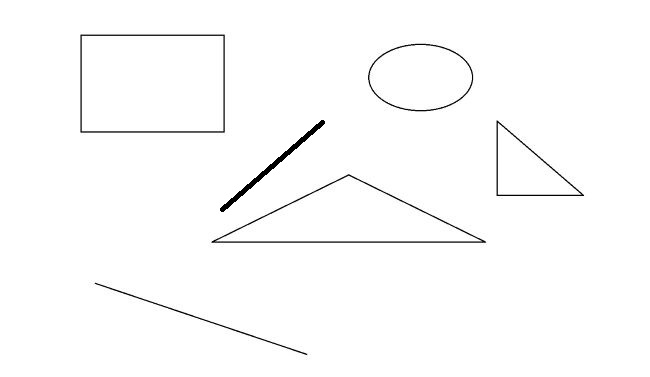
#> input picture mainShapes1.jpg, 650 x 377 px
$ python main.py
#> lines starting #> are read from the running program, lines starting #| are printed output that depends on the picture; after the words box and inside, x2 and y2 are one past the last pixel; in counts of white or black regions, pixels touching at a corner belong together
import numpy as np
import cv2

# read image
img = cv2.imread('mainShapes1.jpg', cv2.IMREAD_COLOR)
#> img is the input picture: shape (377, 650, 3); min 0, max 255, mean 251.8
# convert image to grayscale
imgGrey = cv2.cvtColor(img, cv2.COLOR_BGR2GRAY)
# apply thresholding to greyscale image
_, thresholdedImg = cv2.threshold(imgGrey, 240, 255, cv2.THRESH_BINARY)
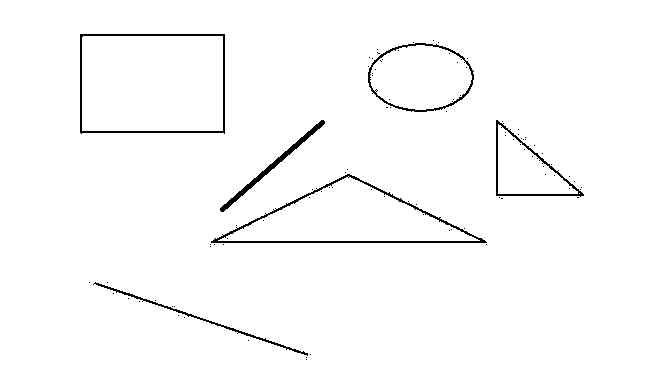
#> thresholdedImg: shape (377, 650); 98.1% white; black in thin lines or dots, all inside (x1, y1, x2, y2) = (80, 34, 584, 360)

# find contours and hierarchy
contours, hierarchy = cv2.findContours(thresholdedImg, cv2.RETR_TREE, cv2.CHAIN_APPROX_NONE)
#> contours = 127 contours, 116 with area under 20; largest, box (x1, y1, x2, y2) and area: (0, 0, 650, 377) 244024, (79, 33, 226, 135) 14600, (82, 36, 223, 131) 13160, (210, 173, 488, 244) 10066, (218, 176, 480, 241) 8282
# initialize shapesArray
shapes = []
i = -1
b = 0
shapesCount = 0
# append shapes that have area bigger than 100
for shape in contours:
    if cv2.contourArea(shape) < 100:
        continue
    else:
        shapesCount += 1
#> this loop made 127 passes
#> shape on passes 2 to 13: [[305, 359], [306, 358], [307, 359], [306, 360]], [[305, 357], [306, 356], [307, 357], [306, 358]], [[309, 354], [310, 353], [311, 354], [310, 355]], [[247, 340], [248, 339], [249, 340], [248, 341]], [[236, 333], [237, 332], [238, 333], [237, 334]], [[183, 317], [184, 316], [185, 317], [184, 318]], [[177, 315], [178, 314], [179, 315], [178, 316]], [[173, 306], [174, 305], [175, 306], [174, 307]], [[171, 306], [172, 305], [173, 306], [172, 307]], [[141, 301], [142, 300], [143, 301], [142, 302]], [[138, 301], [139, 300], [140, 301], [139, 302]], [[154, 300], [155, 299], [156, 300], [155, 301]]
#> after the loop, shapesCount = 11
shapesNames = ["" for y in range(shapesCount)]
for shape in contours:
    i += 1
    child = hierarchy[0][i][2]
    parent = np.intc(hierarchy[0][i][3])
    grandchild = np.intc(hierarchy[0][child][2])
    nCount = 0
    nextNeighbor = grandchild
    # find number of edges
    approx = cv2.approxPolyDP(shape, 0.035 * cv2.arcLength(shape, True), True)
    edgesCount = len(approx)

    # find number of children inside an object to determine if it's a face
    while True:
        nextNeighbor = np.intc(hierarchy[0][nextNeighbor][0])
        if nextNeighbor == -1:
            break
        else:
            if cv2.contourArea(contours[nextNeighbor]) > 100:
                nCount += 1

    # if area < 60 or it's an inner shape ignore
    if cv2.contourArea(shape) < 60 or parent != 0:
        continue
    else:
        if edgesCount == 3:
            shapesNames[b] = "Triangle"  # 3 edges -----> triangle
        elif edgesCount < 3:
            shapesNames[b] = "Line"      # less than 3 edges -----> line
        elif edgesCount == 4:
            # get 4 edges shape dimensions
            (x, y, w, h) = cv2.boundingRect(approx)
            # find the ratio between two edges
            ratio = w / float(h)
            if child != -1:
                if nCount <= 2:     # if nCount is less or equal two then it's not a face
                    if cv2.contourArea(shape) > 500:
                        shapesNames[b] = "Square" if 0.95 <= ratio <= 1.05 else "Rectangle"   # 4 edges -----> rectangle or square if ratio is close to 1
                else:
                    shapesNames[b] = "Face"
            else:
                shapesNames[b] = "curve"    # if the 4 edges shape does not have an inner edge then it's a curve
        elif edgesCount > 5:
            approxCircle = cv2.approxPolyDP(shape, 0.01 * cv2.arcLength(shape, True), True)
            if child != -1:
                if len(approxCircle) > 10:
                    if nCount <= 2:
                        shapesNames[b] = "Circle"
                    else:
                        shapesNames[b] = "Face"
            else:
                shapesNames[b] = "curve"    # if the 5 edges shape does not have an inner edge then it's a curve
        else:
            shapesNames[b] = "curve"        # if it's not a line triangle rectangle square or a circle then it's a curve
        xx, yy = approx[0][0]               # get location of object to write text
        cv2.putText(img, shapesNames[b], (xx, yy - 5), cv2.FONT_HERSHEY_PLAIN, 1, (0, 0, 0), 1)
        b += 1
#> this loop made 127 passes
#> (child, parent, grandchild, edgesCount, x, y, w) on pass 126: (126, 0, -1, 4, 79, 33, 147)
#> (child, parent, grandchild, approx, edgesCount, xx, yy) on passes 18, 43: (-1, 0, -1, [[93, 283], [308, 355]], 2, 93, 283), (43, 0, 44, [[210, 241], [349, 173], [487, 242]], 3, 210, 241)
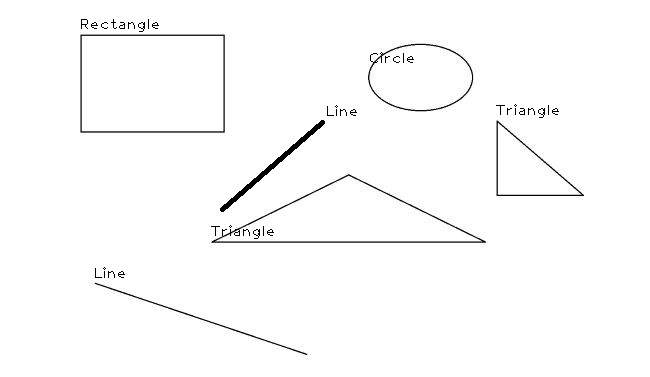
#> img: shape (377, 650, 3); 0.27% of pixels changed, all inside (x1, y1, x2, y2) = (81, 19, 559, 278)
#> after the loop, b = 6; i = 126; shapesNames = ['Line', 'Triangle', 'Triangle', 'Line', 'Circle', 'Rectangle', '', '', '', '', '']
i = -1
for j in range(shapesCount):
    shapesNames[j] = ""
#> after the loop, shapesNames = ['', '', '', '', '', '', '', '', '', '', '']
b = 0
eyeCount = 0

# find inner objects
for shape in contours:
    i += 1
    child = np.intc(hierarchy[0][i][2])
    parent = np.intc(hierarchy[0][i][3])
    grandparent = np.intc(hierarchy[0][parent][3])
    greatGrandParent = np.intc(hierarchy[0][grandparent][3])
    approx = cv2.approxPolyDP(shape, 0.035 * cv2.arcLength(shape, True), True)
    edgesCount = len(approx)
    # if area is less than 60 or is an outer edge ignore
    if cv2.contourArea(shape) < 60 or grandparent <= 0:
        continue
    else:
        if edgesCount == 3:
            if child != -1 and hierarchy[0][child][2] == -1:
                shapesNames[b] = "nose"     # if it has an inner edge and the inner edge has no children then it's a nose
        elif edgesCount < 3:
            if child == -1:
                shapesNames[b] = "mouth"    # if it has no children then it's a line which is a mouth
        elif edgesCount == 4:
            (x, y, w, h) = cv2.boundingRect(approx)
            ratio = w / float(h)
            if cv2.contourArea(shape) > 500:
                shapesNames[b] = "Square" if 0.95 <= ratio <= 1.05 else "Rectangle"
            else:
                shapesNames[b] = "mouth"   # if area is less than 500 then it's a mouth which is  a curve actually
        elif edgesCount > 5:
            approxCircle = cv2.approxPolyDP(shape, 0.01 * cv2.arcLength(shape, True), True)
            if len(approxCircle) > 9:
                if child != -1 and greatGrandParent == 0 and cv2.contourArea(shape) > 1150:
                    shapesNames[b] = "eye"
                elif child != -1 and greatGrandParent == 0 and  1000 < cv2.contourArea(shape) < 1150:
                    shapesNames[b] = "mouth"
                elif child != -1 and greatGrandParent == 0:
                    shapesNames[b] = "eye"
                elif child == -1 and greatGrandParent == 0:
                    shapesNames[b] = "eye"
        xx, yy = approx[0][0]
        cv2.putText(img, shapesNames[b], (xx, yy - 6), cv2.FONT_HERSHEY_PLAIN, 1, (0, 0, 0), 1)
        b += 1
#> this loop made 127 passes
#> (child, parent, grandparent, greatGrandParent, approx, edgesCount, x, y) on pass 1: (1, -1, 125, 0, [[0, 0], [0, 376], [649, 376], [649, 0]], 4, 0, 0)
#> shape on passes 22 to 27: [[222, 244], [223, 243], [224, 244], [223, 245]], [[213, 244], [214, 243], [215, 244], [214, 245]], [[209, 244], [210, 243], [211, 244], [210, 245]], [[221, 234], [222, 233], [223, 234], [222, 235]], [[463, 228], [464, 227], [465, 228], [464, 229]], [[235, 227], [236, 226], [237, 227], [236, 228]]
cv2.imshow('img', img)
cv2.waitKey(0)
cv2.destroyAllWindows()

$ run again, with mainShapes2.jpg copied over mainShapes1.jpg
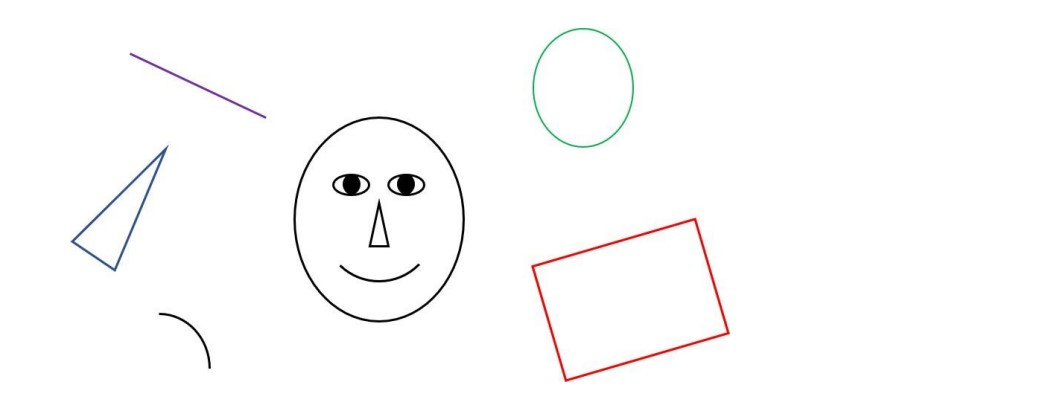
#> input picture mainShapes2.jpg, 1038 x 413 px
#> img is the input picture: shape (413, 1038, 3); mean B, G, R 251.7, 251.7, 252
#> `_, thresholdedImg = cv2.threshold(imgGrey, 240, 255, cv2.THRESH_BINARY)`:
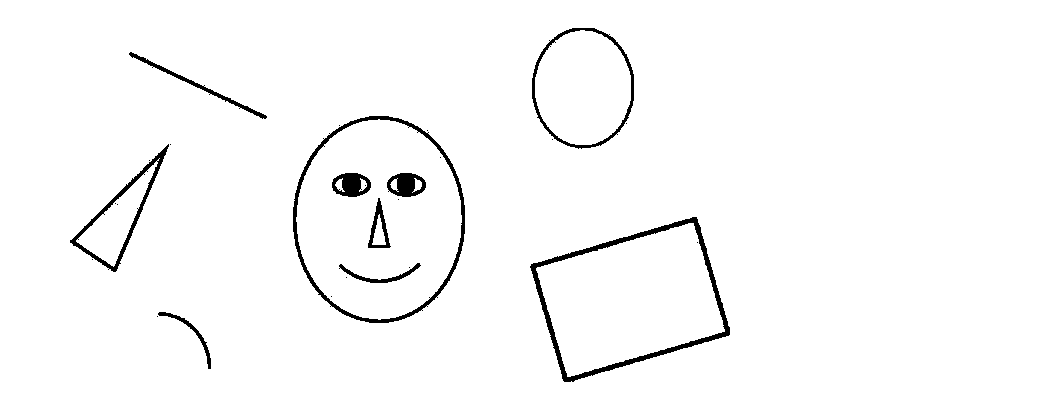
#> thresholdedImg: shape (413, 1038); 97.6% white; 27 black regions (17 under 20 px)
#> contours = 67 contours, 47 with area under 20; largest, box (x1, y1, x2, y2) and area: (0, 0, 1038, 413) 427244, (292, 115, 466, 324) 28394, (296, 119, 462, 320) 25682, (529, 216, 731, 383) 21783, (536, 223, 725, 377) 18488
#> the loop `for shape in contours:` made 67 passes
#> shape on passes 2, 4, 5, 6, 7, 8, 9, 12: [[156, 316], [157, 315], [158, 316], [157, 317]], [[421, 310], [422, 309], [423, 310], [422, 311]], [[426, 306], [427, 305], [428, 306], [427, 307]], [[329, 306], [330, 305], [331, 306], [330, 307]], [[436, 297], [437, 296], [438, 297], [437, 298]], [[107, 269], [108, 268], [109, 269], [108, 270]], [[91, 259], [92, 258], [93, 259], [92, 260]], [[696, 242], [697, 241], [698, 242], [697, 243]]
#> after the loop `for shape in contours:`: shapesCount = 16
#> the loop `for shape in contours:` made 67 passes
#> (child, parent, grandchild, approx, edgesCount, x, y) on passes 3, 10: (-1, 0, -1, [[159, 311], [199, 331], [210, 369], [195, 333]], 4, 159, 311), (10, 0, 11, [[696, 216], [730, 334], [564, 382], [530, 264]], 4, 530, 216)
#> after the loop `for shape in contours:`: b = 6; i = 66; shapesNames = ['curve', 'Rectangle', 'Triangle', 'Face', 'Line', 'Circle', '', '', '', '', '', '', '', '', '', '']
#> after the loop `for j in range(shapesCount):`: shapesNames = ['', '', '', '', '', '', '', '', '', '', '', '', '', '', '', '']
#> the loop `for shape in contours:` made 67 passes
#> (child, parent, grandparent, greatGrandParent, approx, edgesCount, x, y) on pass 1: (1, -1, 64, 63, [[0, 0], [0, 412], [1037, 412], [1037, 0]], 4, 0, 0)
#> after the loop `for shape in contours:`:
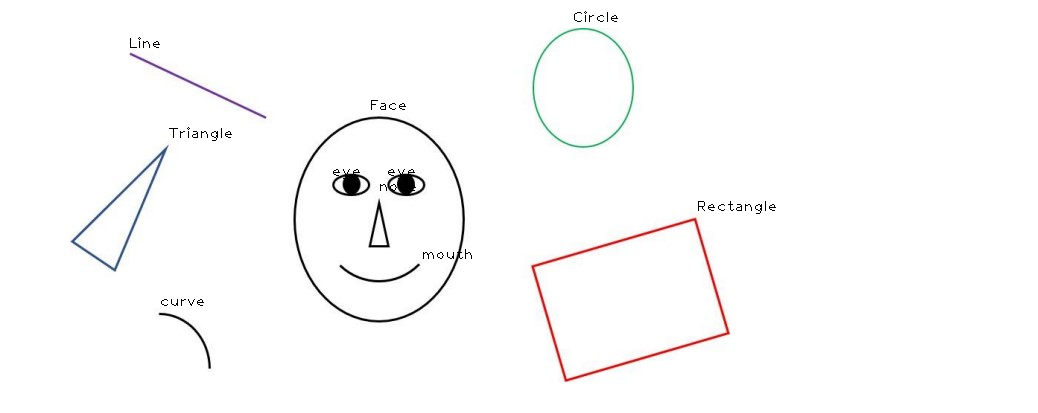
#> img: shape (413, 1038, 3); mean B, G, R 251.2, 251.2, 251.5

$ run again, with mainShapes3.jpg copied over mainShapes1.jpg
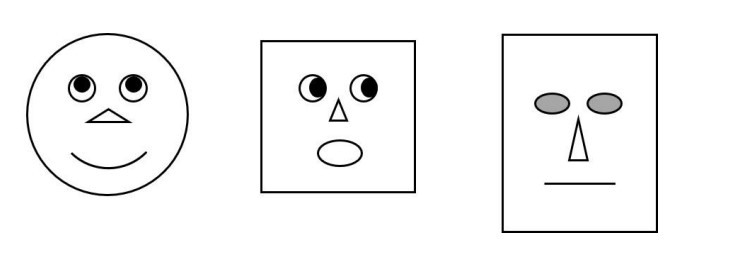
#> input picture mainShapes3.jpg, 741 x 271 px
#> img is the input picture: shape (271, 741, 3); min 0, max 255, mean 245.6
#> `_, thresholdedImg = cv2.threshold(imgGrey, 240, 255, cv2.THRESH_BINARY)`:
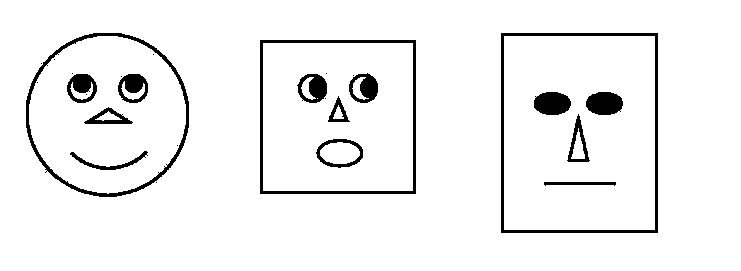
#> thresholdedImg: shape (271, 741); 94.5% white; 27 black regions (12 under 20 px)
#> contours = 54 contours, 27 with area under 20; largest, box (x1, y1, x2, y2) and area: (0, 0, 741, 271) 199800, (500, 32, 659, 234) 31756, (504, 36, 655, 230) 28950, (259, 39, 417, 195) 24333, (263, 43, 413, 191) 21903
#> the loop `for shape in contours:` made 54 passes
#> shape on passes 2, 3, 4, 5, 10, 11, 14, 16: [[155, 182], [156, 181], [157, 182], [156, 183]], [[44, 172], [45, 171], [46, 172], [45, 173]], [[45, 171], [46, 170], [47, 171], [46, 172]], [[40, 63], [41, 62], [42, 63], [41, 64]], [[301, 100], [302, 99], [303, 100], [302, 101]], [[324, 98], [325, 97], [326, 98], [325, 99]], [[352, 75], [353, 74], [354, 75], [353, 76]], [[317, 98]]
#> after the loop `for shape in contours:`: shapesCount = 25
#> the loop `for shape in contours:` made 54 passes
#> (child, parent, grandchild, approx, edgesCount, x, y) on passes 6, 21: (6, 0, 7, [[259, 40], [415, 39], [416, 193], [260, 194]], 4, 259, 39), (21, 0, 22, [[501, 32], [658, 33], [657, 233], [500, 232]], 4, 500, 32)
#> after the loop `for shape in contours:`: b = 3; i = 53; shapesNames = 25 items, first 6: 'Face', 'Face', 'Face', '', '', ''
#> after the loop `for j in range(shapesCount):`: shapesNames = 25 items, first 6: '', '', '', '', '', ''
#> the loop `for shape in contours:` made 54 passes
#> (child, parent, grandparent, greatGrandParent, approx, edgesCount, x, y) on pass 1: (1, -1, 30, 29, [[0, 0], [0, 270], [740, 270], [740, 0]], 4, 0, 0)
#> after the loop `for shape in contours:`:
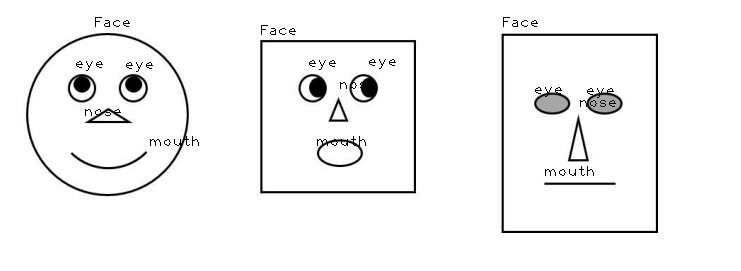
#> img: shape (271, 741, 3); min 0, max 255, mean 244.4

$ run again, with mainShapes4.jpg copied over mainShapes1.jpg
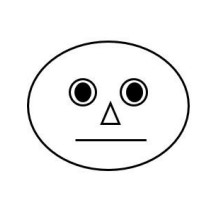
#> input picture mainShapes4.jpg, 222 x 220 px
#> img is the input picture: shape (220, 222, 3); min 0, max 255, mean 243.5
#> `_, thresholdedImg = cv2.threshold(imgGrey, 240, 255, cv2.THRESH_BINARY)`:
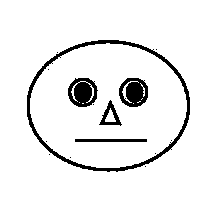
#> thresholdedImg: shape (220, 222); 93.3% white; 15 black regions (10 under 20 px)
#> contours = 34 contours, 24 with area under 20; largest, box (x1, y1, x2, y2) and area: (0, 0, 222, 220) 48399, (26, 39, 191, 173) 17187, (30, 43, 187, 168) 15162, (67, 77, 99, 108) 735, (118, 77, 149, 108) 732
#> the loop `for shape in contours:` made 34 passes
#> shape on passes 2, 3, 4, 5, 6, 7, 10, 11: [[144, 166], [145, 165], [146, 166], [145, 167]], [[48, 154], [49, 153], [50, 154], [49, 155]], [[170, 149], [171, 148], [172, 149], [171, 150]], [[56, 52], [57, 51], [58, 52], [57, 53]], [[155, 49], [156, 48], [157, 49], [156, 50]], [[152, 49], [153, 48], [154, 49], [153, 50]], [[69, 157], [70, 156], [71, 157], [70, 158]], [[154, 153], [155, 152], [156, 153], [155, 154]]
#> after the loop `for shape in contours:`: shapesCount = 7
#> the loop `for shape in contours:` made 34 passes
#> (child, parent, grandchild, edgesCount, xx, yy, b) on pass 8: (8, 0, 9, 7, 47, 60, 1)
#> after the loop `for shape in contours:`: b = 1; i = 33; shapesNames = ['Face', '', '', '', '', '', '']
#> after the loop `for j in range(shapesCount):`: shapesNames = ['', '', '', '', '', '', '']
#> the loop `for shape in contours:` made 34 passes
#> (child, parent, grandparent, greatGrandParent, approx, edgesCount, x, y) on pass 1: (1, -1, 8, 7, [[0, 0], [0, 219], [221, 219], [221, 0]], 4, 0, 0)
#> after the loop `for shape in contours:`:
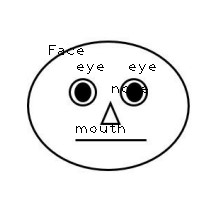
#> img: shape (220, 222, 3); min 0, max 255, mean 242
#> after the loop `for shape in contours:`: b = 6; i = 33; shapesNames = ['Square', 'mouth', 'nose', '', 'eye', 'eye', '']
